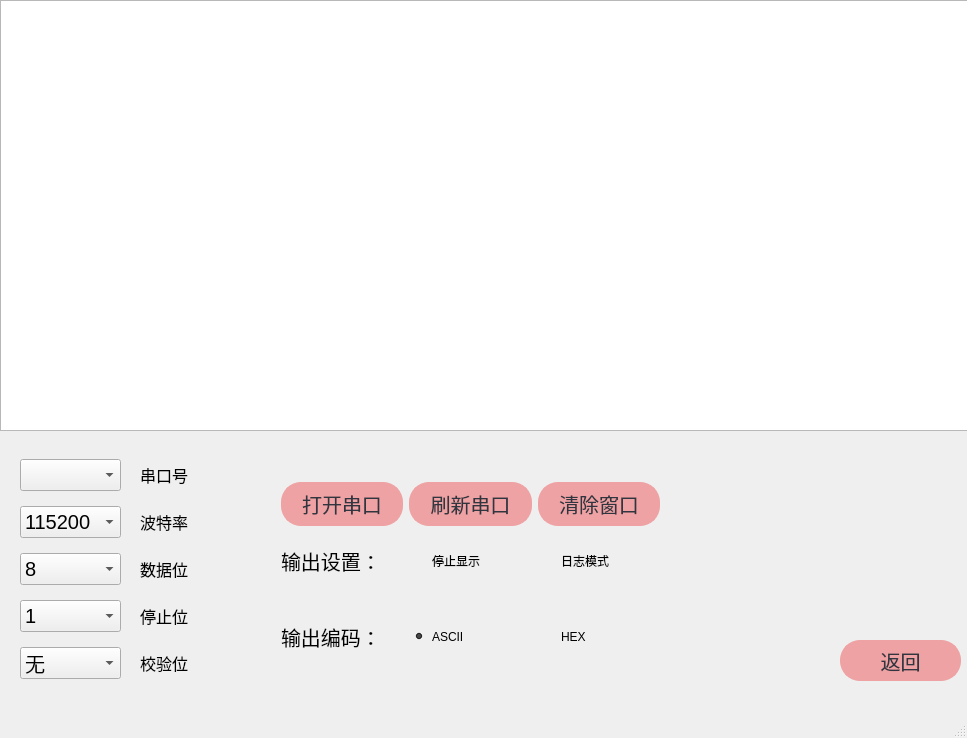
<?xml version="1.0" encoding="UTF-8"?>
<ui version="4.0">
 <class>COM_Window</class>
 <widget class="QMainWindow" name="COM_Window">
  <property name="geometry">
   <rect>
    <x>0</x>
    <y>0</y>
    <width>967</width>
    <height>738</height>
   </rect>
  </property>
  <property name="minimumSize">
   <size>
    <width>967</width>
    <height>738</height>
   </size>
  </property>
  <property name="maximumSize">
   <size>
    <width>967</width>
    <height>738</height>
   </size>
  </property>
  <property name="windowTitle">
   <string>MainWindow</string>
  </property>
  <widget class="QWidget" name="centralwidget">
   <widget class="QPushButton" name="BackBtn">
    <property name="geometry">
     <rect>
      <x>840</x>
      <y>640</y>
      <width>121</width>
      <height>41</height>
     </rect>
    </property>
    <property name="styleSheet">
     <string notr="true">font-family:'仿宋';
font-size:20px;
color: #2f3640;
background-color: #eea2a4;
border-color: #eea2a4;
border-radius: 20px;
border-style: solid;
border-width: 2px;
padding: 5px;</string>
    </property>
    <property name="text">
     <string>返回</string>
    </property>
   </widget>
   <widget class="QWidget" name="layoutWidget">
    <property name="geometry">
     <rect>
      <x>20</x>
      <y>450</y>
      <width>181</width>
      <height>241</height>
     </rect>
    </property>
    <layout class="QGridLayout" name="gridLayout">
     <item row="0" column="0">
      <widget class="QComboBox" name="COMcomboBox">
       <property name="minimumSize">
        <size>
         <width>101</width>
         <height>31</height>
        </size>
       </property>
       <property name="styleSheet">
        <string notr="true">font-family:'仿宋';
font-size:20px;</string>
       </property>
      </widget>
     </item>
     <item row="0" column="1">
      <widget class="QLabel" name="label">
       <property name="text">
        <string>&lt;html&gt;&lt;head/&gt;&lt;body&gt;&lt;p align=&quot;center&quot;&gt;&lt;span style=&quot; font-size:12pt;&quot;&gt;串口号&lt;/span&gt;&lt;/p&gt;&lt;/body&gt;&lt;/html&gt;</string>
       </property>
      </widget>
     </item>
     <item row="1" column="0">
      <widget class="QComboBox" name="BitcomboBox">
       <property name="sizePolicy">
        <sizepolicy hsizetype="Fixed" vsizetype="Fixed">
         <horstretch>0</horstretch>
         <verstretch>0</verstretch>
        </sizepolicy>
       </property>
       <property name="minimumSize">
        <size>
         <width>101</width>
         <height>31</height>
        </size>
       </property>
       <property name="styleSheet">
        <string notr="true">font-family:'仿宋';
font-size:20px;</string>
       </property>
       <property name="currentIndex">
        <number>6</number>
       </property>
       <item>
        <property name="text">
         <string>2400</string>
        </property>
       </item>
       <item>
        <property name="text">
         <string>4800</string>
        </property>
       </item>
       <item>
        <property name="text">
         <string>9600</string>
        </property>
       </item>
       <item>
        <property name="text">
         <string>19200</string>
        </property>
       </item>
       <item>
        <property name="text">
         <string>38400</string>
        </property>
       </item>
       <item>
        <property name="text">
         <string>57600</string>
        </property>
       </item>
       <item>
        <property name="text">
         <string>115200</string>
        </property>
       </item>
       <item>
        <property name="text">
         <string>128000</string>
        </property>
       </item>
       <item>
        <property name="text">
         <string>230400</string>
        </property>
       </item>
       <item>
        <property name="text">
         <string>256000</string>
        </property>
       </item>
      </widget>
     </item>
     <item row="1" column="1">
      <widget class="QLabel" name="label_2">
       <property name="text">
        <string>&lt;html&gt;&lt;head/&gt;&lt;body&gt;&lt;p align=&quot;center&quot;&gt;&lt;span style=&quot; font-size:12pt;&quot;&gt;波特率&lt;/span&gt;&lt;/p&gt;&lt;/body&gt;&lt;/html&gt;</string>
       </property>
      </widget>
     </item>
     <item row="2" column="0">
      <widget class="QComboBox" name="DatacomboBox">
       <property name="minimumSize">
        <size>
         <width>101</width>
         <height>31</height>
        </size>
       </property>
       <property name="styleSheet">
        <string notr="true">font-family:'仿宋';
font-size:20px;</string>
       </property>
       <property name="currentIndex">
        <number>3</number>
       </property>
       <item>
        <property name="text">
         <string>5</string>
        </property>
       </item>
       <item>
        <property name="text">
         <string>6</string>
        </property>
       </item>
       <item>
        <property name="text">
         <string>7</string>
        </property>
       </item>
       <item>
        <property name="text">
         <string>8</string>
        </property>
       </item>
      </widget>
     </item>
     <item row="2" column="1">
      <widget class="QLabel" name="label_3">
       <property name="text">
        <string>&lt;html&gt;&lt;head/&gt;&lt;body&gt;&lt;p align=&quot;center&quot;&gt;&lt;span style=&quot; font-size:12pt;&quot;&gt;数据位&lt;/span&gt;&lt;/p&gt;&lt;/body&gt;&lt;/html&gt;</string>
       </property>
      </widget>
     </item>
     <item row="3" column="0">
      <widget class="QComboBox" name="StopcomboBox">
       <property name="minimumSize">
        <size>
         <width>101</width>
         <height>31</height>
        </size>
       </property>
       <property name="styleSheet">
        <string notr="true">font-family:'仿宋';
font-size:20px;</string>
       </property>
       <item>
        <property name="text">
         <string>1</string>
        </property>
       </item>
       <item>
        <property name="text">
         <string>2</string>
        </property>
       </item>
      </widget>
     </item>
     <item row="3" column="1">
      <widget class="QLabel" name="label_5">
       <property name="text">
        <string>&lt;html&gt;&lt;head/&gt;&lt;body&gt;&lt;p align=&quot;center&quot;&gt;&lt;span style=&quot; font-size:12pt;&quot;&gt;停止位&lt;/span&gt;&lt;/p&gt;&lt;/body&gt;&lt;/html&gt;</string>
       </property>
      </widget>
     </item>
     <item row="4" column="0">
      <widget class="QComboBox" name="CRCcomboBox">
       <property name="minimumSize">
        <size>
         <width>101</width>
         <height>31</height>
        </size>
       </property>
       <property name="styleSheet">
        <string notr="true">font-family:'仿宋';
font-size:20px;</string>
       </property>
       <item>
        <property name="text">
         <string>无</string>
        </property>
       </item>
       <item>
        <property name="text">
         <string>奇</string>
        </property>
       </item>
       <item>
        <property name="text">
         <string>偶</string>
        </property>
       </item>
      </widget>
     </item>
     <item row="4" column="1">
      <widget class="QLabel" name="label_4">
       <property name="text">
        <string>&lt;html&gt;&lt;head/&gt;&lt;body&gt;&lt;p align=&quot;center&quot;&gt;&lt;span style=&quot; font-size:12pt;&quot;&gt;校验位&lt;/span&gt;&lt;/p&gt;&lt;/body&gt;&lt;/html&gt;</string>
       </property>
      </widget>
     </item>
    </layout>
   </widget>
   <widget class="QTextBrowser" name="ReceiveText">
    <property name="geometry">
     <rect>
      <x>0</x>
      <y>0</y>
      <width>971</width>
      <height>431</height>
     </rect>
    </property>
   </widget>
   <widget class="QWidget" name="">
    <property name="geometry">
     <rect>
      <x>281</x>
      <y>482</y>
      <width>379</width>
      <height>170</height>
     </rect>
    </property>
    <layout class="QVBoxLayout" name="verticalLayout">
     <item>
      <layout class="QHBoxLayout" name="horizontalLayout_2">
       <item>
        <widget class="QPushButton" name="OpenCOMBtn">
         <property name="minimumSize">
          <size>
           <width>121</width>
           <height>41</height>
          </size>
         </property>
         <property name="styleSheet">
          <string notr="true">font-family:'仿宋';
font-size:20px;
color: #2f3640;
background-color: #eea2a4;
border-color: #eea2a4;
border-radius: 20px;
border-style: solid;
border-width: 2px;
padding: 5px;</string>
         </property>
         <property name="text">
          <string>打开串口</string>
         </property>
        </widget>
       </item>
       <item>
        <widget class="QPushButton" name="RenewCOMBtn">
         <property name="minimumSize">
          <size>
           <width>121</width>
           <height>41</height>
          </size>
         </property>
         <property name="styleSheet">
          <string notr="true">font-family:'仿宋';
font-size:20px;
color: #2f3640;
background-color: #eea2a4;
border-color: #eea2a4;
border-radius: 20px;
border-style: solid;
border-width: 2px;
padding: 5px;</string>
         </property>
         <property name="text">
          <string>刷新串口</string>
         </property>
        </widget>
       </item>
       <item>
        <widget class="QPushButton" name="ClearBtn">
         <property name="minimumSize">
          <size>
           <width>121</width>
           <height>41</height>
          </size>
         </property>
         <property name="styleSheet">
          <string notr="true">font-family:'仿宋';
font-size:20px;
color: #2f3640;
background-color: #eea2a4;
border-color: #eea2a4;
border-radius: 20px;
border-style: solid;
border-width: 2px;
padding: 5px;</string>
         </property>
         <property name="text">
          <string>清除窗口</string>
         </property>
        </widget>
       </item>
      </layout>
     </item>
     <item>
      <spacer name="verticalSpacer">
       <property name="orientation">
        <enum>Qt::Vertical</enum>
       </property>
       <property name="sizeHint" stdset="0">
        <size>
         <width>17</width>
         <height>13</height>
        </size>
       </property>
      </spacer>
     </item>
     <item>
      <layout class="QHBoxLayout" name="horizontalLayout">
       <item>
        <widget class="QLabel" name="label_6">
         <property name="styleSheet">
          <string notr="true">font-family:'仿宋';
font-size:20px;</string>
         </property>
         <property name="text">
          <string>输出设置：</string>
         </property>
        </widget>
       </item>
       <item>
        <widget class="QCheckBox" name="StopShowcheckBox">
         <property name="styleSheet">
          <string notr="true">border: 0px solid gray;   /* 边框 */
border-radius: 4px;   /* 圆角 */
padding: 1px 18px 1px 3px;   /* 字体填衬 */
color: #000;
font: normal normal 20px &quot;仿宋&quot;;
background: transparent;</string>
         </property>
         <property name="text">
          <string>停止显示</string>
         </property>
        </widget>
       </item>
       <item>
        <widget class="QCheckBox" name="LogShowcheckBox">
         <property name="styleSheet">
          <string notr="true">border: 0px solid gray;   /* 边框 */
border-radius: 4px;   /* 圆角 */
padding: 1px 18px 1px 3px;   /* 字体填衬 */
color: #000;
font: normal normal 20px &quot;仿宋&quot;;
background: transparent;</string>
         </property>
         <property name="text">
          <string>日志模式</string>
         </property>
        </widget>
       </item>
      </layout>
     </item>
     <item>
      <spacer name="verticalSpacer_2">
       <property name="orientation">
        <enum>Qt::Vertical</enum>
       </property>
       <property name="sizeHint" stdset="0">
        <size>
         <width>20</width>
         <height>40</height>
        </size>
       </property>
      </spacer>
     </item>
     <item>
      <layout class="QHBoxLayout" name="horizontalLayout_3">
       <item>
        <widget class="QLabel" name="label_7">
         <property name="styleSheet">
          <string notr="true">font-family:'仿宋';
font-size:20px;</string>
         </property>
         <property name="text">
          <string>输出编码：</string>
         </property>
        </widget>
       </item>
       <item>
        <widget class="QRadioButton" name="ASCIIradioButton">
         <property name="styleSheet">
          <string notr="true">border: 0px solid gray;   /* 边框 */
border-radius: 4px;   /* 圆角 */
padding: 1px 18px 1px 3px;   /* 字体填衬 */
color: #000;
font: normal normal 20px &quot;仿宋&quot;;
background: transparent;</string>
         </property>
         <property name="text">
          <string>ASCII</string>
         </property>
         <property name="checked">
          <bool>true</bool>
         </property>
        </widget>
       </item>
       <item>
        <widget class="QRadioButton" name="HEXradioButton">
         <property name="styleSheet">
          <string notr="true">border: 0px solid gray;   /* 边框 */
border-radius: 4px;   /* 圆角 */
padding: 1px 18px 1px 3px;   /* 字体填衬 */
color: #000;
font: normal normal 20px &quot;仿宋&quot;;
background: transparent;</string>
         </property>
         <property name="text">
          <string>HEX</string>
         </property>
        </widget>
       </item>
      </layout>
     </item>
    </layout>
   </widget>
  </widget>
  <widget class="QMenuBar" name="menubar">
   <property name="geometry">
    <rect>
     <x>0</x>
     <y>0</y>
     <width>967</width>
     <height>23</height>
    </rect>
   </property>
  </widget>
  <widget class="QStatusBar" name="statusbar"/>
 </widget>
 <resources/>
 <connections/>
</ui>
